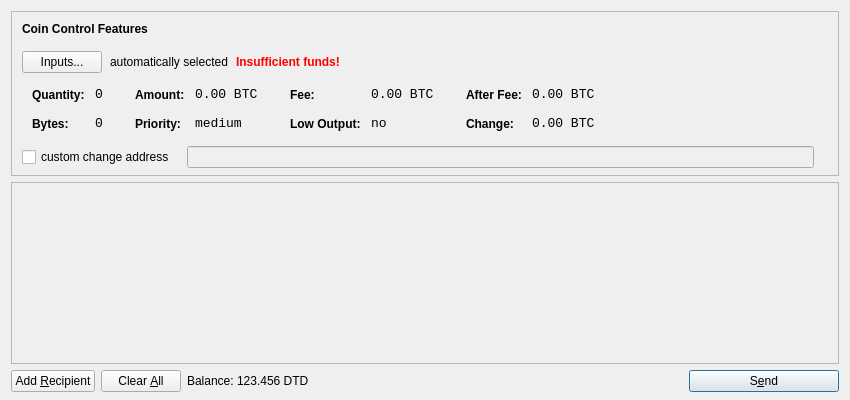
<?xml version="1.0" encoding="UTF-8"?>
<ui version="4.0">
 <class>SendCoinsDialog</class>
 <widget class="QDialog" name="SendCoinsDialog">
  <property name="geometry">
   <rect>
    <x>0</x>
    <y>0</y>
    <width>850</width>
    <height>400</height>
   </rect>
  </property>
  <property name="windowTitle">
   <string>Send Coins</string>
  </property>
  <layout class="QVBoxLayout" name="verticalLayout" stretch="0,1,0">
   <property name="bottomMargin">
    <number>8</number>
   </property>
   <item>
    <widget class="QFrame" name="frameCoinControl">
     <property name="sizePolicy">
      <sizepolicy hsizetype="Expanding" vsizetype="Expanding">
       <horstretch>0</horstretch>
       <verstretch>0</verstretch>
      </sizepolicy>
     </property>
     <property name="maximumSize">
      <size>
       <width>16777215</width>
       <height>16777215</height>
      </size>
     </property>
     <property name="frameShape">
      <enum>QFrame::StyledPanel</enum>
     </property>
     <property name="frameShadow">
      <enum>QFrame::Sunken</enum>
     </property>
     <layout class="QVBoxLayout" name="verticalLayoutCoinControl2">
      <property name="spacing">
       <number>-1</number>
      </property>
      <property name="leftMargin">
       <number>0</number>
      </property>
      <property name="topMargin">
       <number>0</number>
      </property>
      <property name="rightMargin">
       <number>0</number>
      </property>
      <property name="bottomMargin">
       <number>6</number>
      </property>
      <item>
       <layout class="QVBoxLayout" name="verticalLayoutCoinControl" stretch="0,0,0,0,1">
        <property name="spacing">
         <number>0</number>
        </property>
        <property name="leftMargin">
         <number>10</number>
        </property>
        <property name="topMargin">
         <number>10</number>
        </property>
        <item>
         <layout class="QHBoxLayout" name="horizontalLayoutCoinControl1">
          <property name="bottomMargin">
           <number>15</number>
          </property>
          <item>
           <widget class="QLabel" name="labelCoinControlFeatures">
            <property name="sizePolicy">
             <sizepolicy hsizetype="Preferred" vsizetype="Maximum">
              <horstretch>0</horstretch>
              <verstretch>0</verstretch>
             </sizepolicy>
            </property>
            <property name="font">
             <font>
              <weight>75</weight>
              <bold>true</bold>
             </font>
            </property>
            <property name="styleSheet">
             <string notr="true">font-weight:bold;</string>
            </property>
            <property name="text">
             <string>Coin Control Features</string>
            </property>
           </widget>
          </item>
         </layout>
        </item>
        <item>
         <layout class="QHBoxLayout" name="horizontalLayoutCoinControl2" stretch="0,0,0,0">
          <property name="spacing">
           <number>8</number>
          </property>
          <property name="bottomMargin">
           <number>10</number>
          </property>
          <item>
           <widget class="QPushButton" name="pushButtonCoinControl">
            <property name="styleSheet">
             <string notr="true"/>
            </property>
            <property name="text">
             <string>Inputs...</string>
            </property>
           </widget>
          </item>
          <item>
           <widget class="QLabel" name="labelCoinControlAutomaticallySelected">
            <property name="text">
             <string>automatically selected</string>
            </property>
            <property name="margin">
             <number>5</number>
            </property>
           </widget>
          </item>
          <item>
           <widget class="QLabel" name="labelCoinControlInsuffFunds">
            <property name="font">
             <font>
              <weight>75</weight>
              <bold>true</bold>
             </font>
            </property>
            <property name="styleSheet">
             <string notr="true">color:red;font-weight:bold;</string>
            </property>
            <property name="text">
             <string>Insufficient funds!</string>
            </property>
            <property name="margin">
             <number>5</number>
            </property>
           </widget>
          </item>
          <item>
           <spacer name="horizontalSpacerCoinControl">
            <property name="orientation">
             <enum>Qt::Horizontal</enum>
            </property>
            <property name="sizeHint" stdset="0">
             <size>
              <width>40</width>
              <height>1</height>
             </size>
            </property>
           </spacer>
          </item>
         </layout>
        </item>
        <item>
         <widget class="QWidget" name="widgetCoinControl" native="true">
          <property name="sizePolicy">
           <sizepolicy hsizetype="Preferred" vsizetype="Preferred">
            <horstretch>0</horstretch>
            <verstretch>0</verstretch>
           </sizepolicy>
          </property>
          <property name="minimumSize">
           <size>
            <width>0</width>
            <height>0</height>
           </size>
          </property>
          <property name="styleSheet">
           <string notr="true"/>
          </property>
          <layout class="QHBoxLayout" name="horizontalLayoutCoinControl5">
           <property name="margin">
            <number>0</number>
           </property>
           <item>
            <layout class="QHBoxLayout" name="horizontalLayoutCoinControl3" stretch="0,0,0,1">
             <property name="spacing">
              <number>20</number>
             </property>
             <property name="topMargin">
              <number>0</number>
             </property>
             <property name="bottomMargin">
              <number>10</number>
             </property>
             <item>
              <layout class="QFormLayout" name="formLayoutCoinControl1">
               <property name="horizontalSpacing">
                <number>10</number>
               </property>
               <property name="verticalSpacing">
                <number>14</number>
               </property>
               <property name="leftMargin">
                <number>10</number>
               </property>
               <property name="topMargin">
                <number>4</number>
               </property>
               <property name="rightMargin">
                <number>6</number>
               </property>
               <item row="0" column="0">
                <widget class="QLabel" name="labelCoinControlQuantityText">
                 <property name="styleSheet">
                  <string notr="true">font-weight:bold;</string>
                 </property>
                 <property name="text">
                  <string>Quantity:</string>
                 </property>
                 <property name="margin">
                  <number>0</number>
                 </property>
                </widget>
               </item>
               <item row="0" column="1">
                <widget class="QLabel" name="labelCoinControlQuantity">
                 <property name="font">
                  <font>
                   <family>Monospace</family>
                   <pointsize>10</pointsize>
                  </font>
                 </property>
                 <property name="cursor">
                  <cursorShape>IBeamCursor</cursorShape>
                 </property>
                 <property name="contextMenuPolicy">
                  <enum>Qt::ActionsContextMenu</enum>
                 </property>
                 <property name="text">
                  <string notr="true">0</string>
                 </property>
                 <property name="margin">
                  <number>0</number>
                 </property>
                 <property name="textInteractionFlags">
                  <set>Qt::LinksAccessibleByMouse|Qt::TextSelectableByKeyboard|Qt::TextSelectableByMouse</set>
                 </property>
                </widget>
               </item>
               <item row="1" column="0">
                <widget class="QLabel" name="labelCoinControlBytesText">
                 <property name="styleSheet">
                  <string notr="true">font-weight:bold;</string>
                 </property>
                 <property name="text">
                  <string>Bytes:</string>
                 </property>
                </widget>
               </item>
               <item row="1" column="1">
                <widget class="QLabel" name="labelCoinControlBytes">
                 <property name="font">
                  <font>
                   <family>Monospace</family>
                   <pointsize>10</pointsize>
                  </font>
                 </property>
                 <property name="cursor">
                  <cursorShape>IBeamCursor</cursorShape>
                 </property>
                 <property name="contextMenuPolicy">
                  <enum>Qt::ActionsContextMenu</enum>
                 </property>
                 <property name="text">
                  <string notr="true">0</string>
                 </property>
                 <property name="textInteractionFlags">
                  <set>Qt::LinksAccessibleByMouse|Qt::TextSelectableByKeyboard|Qt::TextSelectableByMouse</set>
                 </property>
                </widget>
               </item>
              </layout>
             </item>
             <item>
              <layout class="QFormLayout" name="formLayoutCoinControl2">
               <property name="horizontalSpacing">
                <number>10</number>
               </property>
               <property name="verticalSpacing">
                <number>14</number>
               </property>
               <property name="leftMargin">
                <number>6</number>
               </property>
               <property name="topMargin">
                <number>4</number>
               </property>
               <property name="rightMargin">
                <number>6</number>
               </property>
               <item row="0" column="0">
                <widget class="QLabel" name="labelCoinControlAmountText">
                 <property name="styleSheet">
                  <string notr="true">font-weight:bold;</string>
                 </property>
                 <property name="text">
                  <string>Amount:</string>
                 </property>
                 <property name="margin">
                  <number>0</number>
                 </property>
                </widget>
               </item>
               <item row="0" column="1">
                <widget class="QLabel" name="labelCoinControlAmount">
                 <property name="font">
                  <font>
                   <family>Monospace</family>
                   <pointsize>10</pointsize>
                  </font>
                 </property>
                 <property name="cursor">
                  <cursorShape>IBeamCursor</cursorShape>
                 </property>
                 <property name="contextMenuPolicy">
                  <enum>Qt::ActionsContextMenu</enum>
                 </property>
                 <property name="text">
                  <string notr="true">0.00 BTC</string>
                 </property>
                 <property name="textInteractionFlags">
                  <set>Qt::LinksAccessibleByMouse|Qt::TextSelectableByKeyboard|Qt::TextSelectableByMouse</set>
                 </property>
                </widget>
               </item>
               <item row="1" column="0">
                <widget class="QLabel" name="labelCoinControlPriorityText">
                 <property name="styleSheet">
                  <string notr="true">font-weight:bold;</string>
                 </property>
                 <property name="text">
                  <string>Priority:</string>
                 </property>
                </widget>
               </item>
               <item row="1" column="1">
                <widget class="QLabel" name="labelCoinControlPriority">
                 <property name="font">
                  <font>
                   <family>Monospace</family>
                   <pointsize>10</pointsize>
                  </font>
                 </property>
                 <property name="cursor">
                  <cursorShape>IBeamCursor</cursorShape>
                 </property>
                 <property name="contextMenuPolicy">
                  <enum>Qt::ActionsContextMenu</enum>
                 </property>
                 <property name="text">
                  <string>medium</string>
                 </property>
                 <property name="textInteractionFlags">
                  <set>Qt::LinksAccessibleByMouse|Qt::TextSelectableByKeyboard|Qt::TextSelectableByMouse</set>
                 </property>
                </widget>
               </item>
              </layout>
             </item>
             <item>
              <layout class="QFormLayout" name="formLayoutCoinControl3">
               <property name="horizontalSpacing">
                <number>10</number>
               </property>
               <property name="verticalSpacing">
                <number>14</number>
               </property>
               <property name="leftMargin">
                <number>6</number>
               </property>
               <property name="topMargin">
                <number>4</number>
               </property>
               <property name="rightMargin">
                <number>6</number>
               </property>
               <item row="0" column="0">
                <widget class="QLabel" name="labelCoinControlFeeText">
                 <property name="styleSheet">
                  <string notr="true">font-weight:bold;</string>
                 </property>
                 <property name="text">
                  <string>Fee:</string>
                 </property>
                 <property name="margin">
                  <number>0</number>
                 </property>
                </widget>
               </item>
               <item row="0" column="1">
                <widget class="QLabel" name="labelCoinControlFee">
                 <property name="font">
                  <font>
                   <family>Monospace</family>
                   <pointsize>10</pointsize>
                  </font>
                 </property>
                 <property name="cursor">
                  <cursorShape>IBeamCursor</cursorShape>
                 </property>
                 <property name="contextMenuPolicy">
                  <enum>Qt::ActionsContextMenu</enum>
                 </property>
                 <property name="text">
                  <string notr="true">0.00 BTC</string>
                 </property>
                 <property name="textInteractionFlags">
                  <set>Qt::LinksAccessibleByMouse|Qt::TextSelectableByKeyboard|Qt::TextSelectableByMouse</set>
                 </property>
                </widget>
               </item>
               <item row="1" column="0">
                <widget class="QLabel" name="labelCoinControlLowOutputText">
                 <property name="styleSheet">
                  <string notr="true">font-weight:bold;</string>
                 </property>
                 <property name="text">
                  <string>Low Output:</string>
                 </property>
                </widget>
               </item>
               <item row="1" column="1">
                <widget class="QLabel" name="labelCoinControlLowOutput">
                 <property name="font">
                  <font>
                   <family>Monospace</family>
                   <pointsize>10</pointsize>
                  </font>
                 </property>
                 <property name="cursor">
                  <cursorShape>IBeamCursor</cursorShape>
                 </property>
                 <property name="contextMenuPolicy">
                  <enum>Qt::ActionsContextMenu</enum>
                 </property>
                 <property name="text">
                  <string>no</string>
                 </property>
                 <property name="textInteractionFlags">
                  <set>Qt::LinksAccessibleByMouse|Qt::TextSelectableByKeyboard|Qt::TextSelectableByMouse</set>
                 </property>
                </widget>
               </item>
              </layout>
             </item>
             <item>
              <layout class="QFormLayout" name="formLayoutCoinControl4">
               <property name="horizontalSpacing">
                <number>10</number>
               </property>
               <property name="verticalSpacing">
                <number>14</number>
               </property>
               <property name="leftMargin">
                <number>6</number>
               </property>
               <property name="topMargin">
                <number>4</number>
               </property>
               <property name="rightMargin">
                <number>6</number>
               </property>
               <item row="0" column="0">
                <widget class="QLabel" name="labelCoinControlAfterFeeText">
                 <property name="styleSheet">
                  <string notr="true">font-weight:bold;</string>
                 </property>
                 <property name="text">
                  <string>After Fee:</string>
                 </property>
                 <property name="margin">
                  <number>0</number>
                 </property>
                </widget>
               </item>
               <item row="0" column="1">
                <widget class="QLabel" name="labelCoinControlAfterFee">
                 <property name="font">
                  <font>
                   <family>Monospace</family>
                   <pointsize>10</pointsize>
                  </font>
                 </property>
                 <property name="cursor">
                  <cursorShape>IBeamCursor</cursorShape>
                 </property>
                 <property name="contextMenuPolicy">
                  <enum>Qt::ActionsContextMenu</enum>
                 </property>
                 <property name="text">
                  <string notr="true">0.00 BTC</string>
                 </property>
                 <property name="textInteractionFlags">
                  <set>Qt::LinksAccessibleByMouse|Qt::TextSelectableByKeyboard|Qt::TextSelectableByMouse</set>
                 </property>
                </widget>
               </item>
               <item row="1" column="0">
                <widget class="QLabel" name="labelCoinControlChangeText">
                 <property name="styleSheet">
                  <string notr="true">font-weight:bold;</string>
                 </property>
                 <property name="text">
                  <string>Change:</string>
                 </property>
                </widget>
               </item>
               <item row="1" column="1">
                <widget class="QLabel" name="labelCoinControlChange">
                 <property name="font">
                  <font>
                   <family>Monospace</family>
                   <pointsize>10</pointsize>
                  </font>
                 </property>
                 <property name="cursor">
                  <cursorShape>IBeamCursor</cursorShape>
                 </property>
                 <property name="contextMenuPolicy">
                  <enum>Qt::ActionsContextMenu</enum>
                 </property>
                 <property name="text">
                  <string notr="true">0.00 BTC</string>
                 </property>
                 <property name="textInteractionFlags">
                  <set>Qt::LinksAccessibleByMouse|Qt::TextSelectableByKeyboard|Qt::TextSelectableByMouse</set>
                 </property>
                </widget>
               </item>
              </layout>
             </item>
            </layout>
           </item>
          </layout>
         </widget>
        </item>
        <item>
         <layout class="QHBoxLayout" name="horizontalLayoutCoinControl4" stretch="0,0,0">
          <property name="spacing">
           <number>12</number>
          </property>
          <property name="sizeConstraint">
           <enum>QLayout::SetDefaultConstraint</enum>
          </property>
          <property name="topMargin">
           <number>5</number>
          </property>
          <property name="rightMargin">
           <number>5</number>
          </property>
          <item>
           <widget class="QCheckBox" name="checkBoxCoinControlChange">
            <property name="text">
             <string>custom change address</string>
            </property>
           </widget>
          </item>
          <item>
           <widget class="QLineEdit" name="lineEditCoinControlChange">
            <property name="enabled">
             <bool>false</bool>
            </property>
            <property name="sizePolicy">
             <sizepolicy hsizetype="Expanding" vsizetype="Fixed">
              <horstretch>0</horstretch>
              <verstretch>0</verstretch>
             </sizepolicy>
            </property>
           </widget>
          </item>
          <item>
           <widget class="QLabel" name="labelCoinControlChangeLabel">
            <property name="sizePolicy">
             <sizepolicy hsizetype="Preferred" vsizetype="Expanding">
              <horstretch>0</horstretch>
              <verstretch>0</verstretch>
             </sizepolicy>
            </property>
            <property name="minimumSize">
             <size>
              <width>0</width>
              <height>0</height>
             </size>
            </property>
            <property name="text">
             <string/>
            </property>
            <property name="margin">
             <number>3</number>
            </property>
           </widget>
          </item>
         </layout>
        </item>
        <item>
         <spacer name="verticalSpacerCoinControl">
          <property name="orientation">
           <enum>Qt::Vertical</enum>
          </property>
          <property name="sizeHint" stdset="0">
           <size>
            <width>800</width>
            <height>1</height>
           </size>
          </property>
         </spacer>
        </item>
       </layout>
      </item>
     </layout>
    </widget>
   </item>
   <item>
    <widget class="QScrollArea" name="scrollArea">
     <property name="widgetResizable">
      <bool>true</bool>
     </property>
     <widget class="QWidget" name="scrollAreaWidgetContents">
      <property name="geometry">
       <rect>
        <x>0</x>
        <y>0</y>
        <width>830</width>
        <height>165</height>
       </rect>
      </property>
      <layout class="QVBoxLayout" name="verticalLayout_2">
       <property name="margin">
        <number>0</number>
       </property>
       <item>
        <layout class="QVBoxLayout" name="entries">
         <property name="spacing">
          <number>6</number>
         </property>
        </layout>
       </item>
       <item>
        <spacer name="verticalSpacer">
         <property name="orientation">
          <enum>Qt::Vertical</enum>
         </property>
         <property name="sizeHint" stdset="0">
          <size>
           <width>20</width>
           <height>40</height>
          </size>
         </property>
        </spacer>
       </item>
      </layout>
     </widget>
    </widget>
   </item>
   <item>
    <layout class="QHBoxLayout" name="horizontalLayout">
     <item>
      <widget class="QPushButton" name="addButton">
       <property name="toolTip">
        <string>Send to multiple recipients at once</string>
       </property>
       <property name="text">
        <string>Add &amp;Recipient</string>
       </property>
       <property name="icon">
        <iconset resource="../bitcoin.qrc">
         <normaloff>:/icons/add</normaloff>:/icons/add</iconset>
       </property>
       <property name="autoDefault">
        <bool>false</bool>
       </property>
      </widget>
     </item>
     <item>
      <widget class="QPushButton" name="clearButton">
       <property name="sizePolicy">
        <sizepolicy hsizetype="Minimum" vsizetype="Fixed">
         <horstretch>0</horstretch>
         <verstretch>0</verstretch>
        </sizepolicy>
       </property>
       <property name="toolTip">
        <string>Remove all transaction fields</string>
       </property>
       <property name="text">
        <string>Clear &amp;All</string>
       </property>
       <property name="icon">
        <iconset resource="../bitcoin.qrc">
         <normaloff>:/icons/remove</normaloff>:/icons/remove</iconset>
       </property>
       <property name="autoRepeatDelay">
        <number>300</number>
       </property>
       <property name="autoDefault">
        <bool>false</bool>
       </property>
      </widget>
     </item>
     <item>
      <layout class="QHBoxLayout" name="horizontalLayout_2">
       <property name="spacing">
        <number>3</number>
       </property>
       <item>
        <widget class="QLabel" name="label">
         <property name="text">
          <string>Balance:</string>
         </property>
        </widget>
       </item>
       <item>
        <widget class="QLabel" name="labelBalance">
         <property name="cursor">
          <cursorShape>IBeamCursor</cursorShape>
         </property>
         <property name="text">
          <string>123.456 DTD</string>
         </property>
         <property name="textInteractionFlags">
          <set>Qt::LinksAccessibleByMouse|Qt::TextSelectableByKeyboard|Qt::TextSelectableByMouse</set>
         </property>
        </widget>
       </item>
      </layout>
     </item>
     <item>
      <spacer name="horizontalSpacer">
       <property name="orientation">
        <enum>Qt::Horizontal</enum>
       </property>
       <property name="sizeHint" stdset="0">
        <size>
         <width>40</width>
         <height>20</height>
        </size>
       </property>
      </spacer>
     </item>
     <item>
      <widget class="QPushButton" name="sendButton">
       <property name="minimumSize">
        <size>
         <width>150</width>
         <height>0</height>
        </size>
       </property>
       <property name="toolTip">
        <string>Confirm the send action</string>
       </property>
       <property name="text">
        <string>S&amp;end</string>
       </property>
       <property name="icon">
        <iconset resource="../bitcoin.qrc">
         <normaloff>:/icons/send</normaloff>:/icons/send</iconset>
       </property>
       <property name="default">
        <bool>true</bool>
       </property>
      </widget>
     </item>
    </layout>
   </item>
  </layout>
 </widget>
 <resources>
  <include location="../bitcoin.qrc"/>
 </resources>
 <connections/>
</ui>
